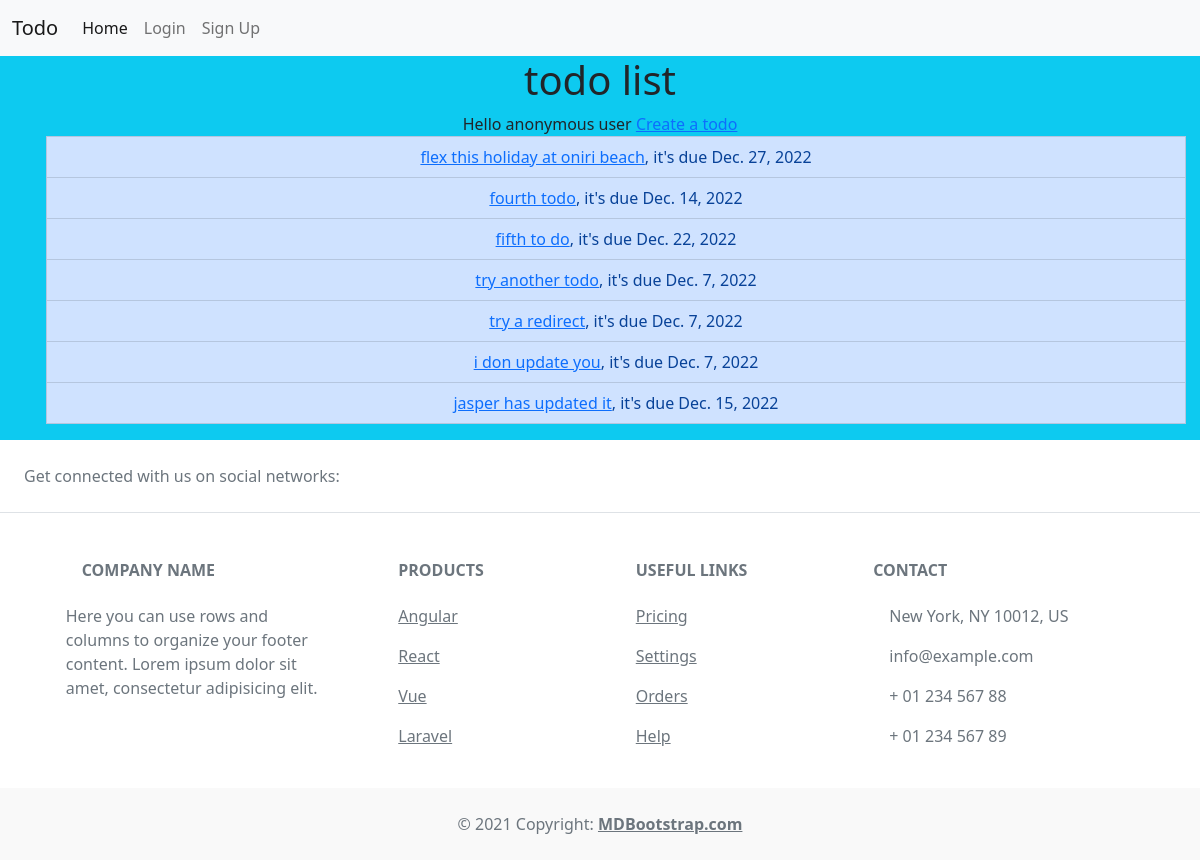
The app's page /, older data.
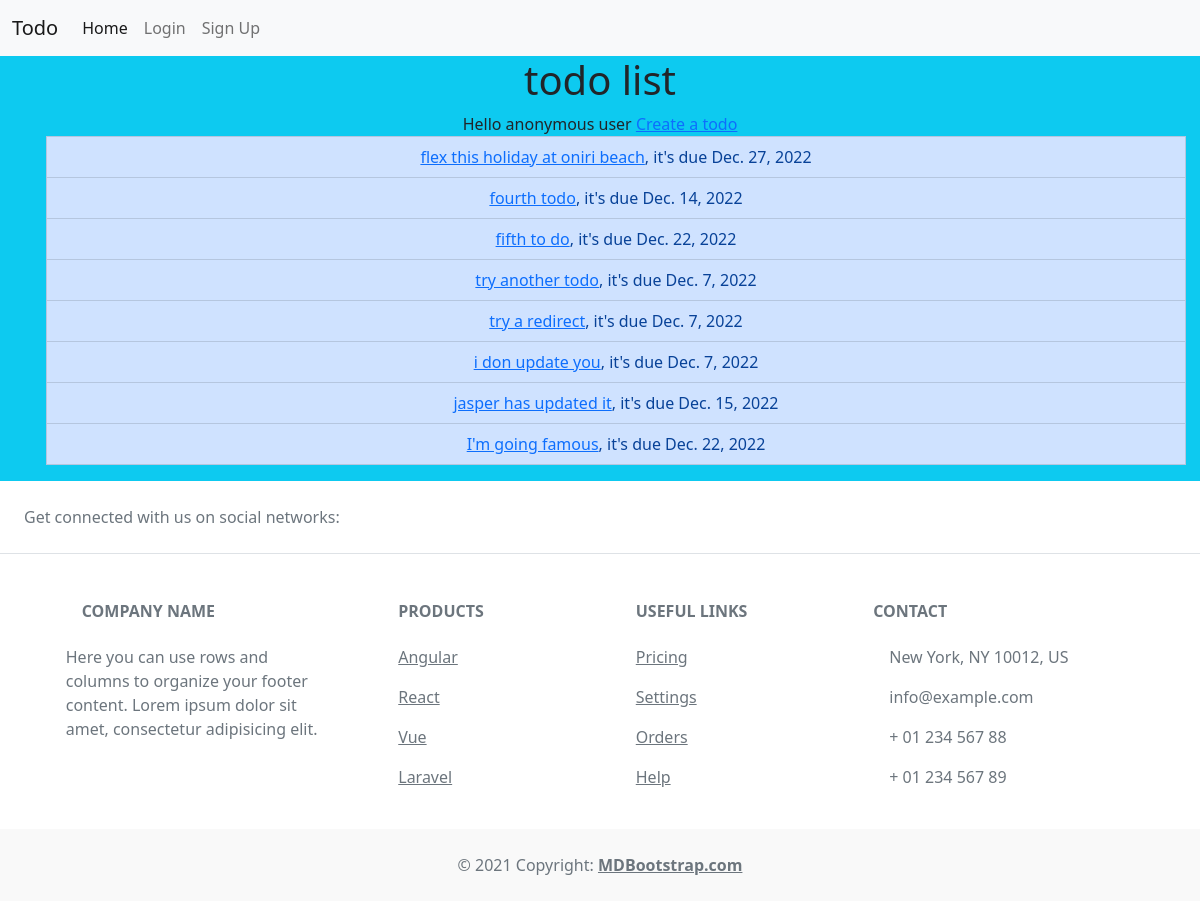
The same page, newer data.
### todoApp/models.py (models this page shows)
class Todo(models.Model):
    name = models.CharField(max_length=100)
    due_date = models.DateField()
    def __str__(self):
        return self.name

### todoApp/views.py (the view)
# urls.py: path('', todo_list),
def todo_list(request):
    todos = Todo.objects.all()
    print(todos)
    context = {
        'todo_list' : todos
    }
    return render(request, 'todoapp/todo_list.html', context)

### todoApp/templates/todoapp/todo_list.html
{% extends 'todo_list2.html' %}
{% block content %}
    <center>
        <h1>todo list</h1>
        {% if request.user.is_authenticated %}
            Hello {{request.user.username}}
        {% else %}
            Hello anonymous user
        {% endif %}
        <a href="/create">Create a todo</a>
        <ul>
            {% for todo in todo_list %}
                <li class=" container list-group-item list-group-item-primary"><a href="/{{todo.id}}">{{ todo.name }}</a>, it's due {{ todo.due_date }}</li>
            {% endfor %}
        </ul>
    </center>
{% endblock %}

### templates/todo_list2.html (shortened to what this page needs)
<!DOCTYPE html>
<html lang="en">
<head>
    <link href="https://cdn.jsdelivr.net/npm/bootstrap@5.0.2/dist/css/bootstrap.min.css" rel="stylesheet">
</head>
<body class="bg-info">
    <nav class="navbar navbar-expand-lg navbar-light bg-light">
        <div class="container-fluid">
          <a class="navbar-brand" href="#">Todo</a>
          <div class="collapse navbar-collapse" id="navbarNav">
            <ul class="navbar-nav">
              <li class="nav-item">
                <a class="nav-link active" aria-current="page" href="/">Home</a>
              </li>
              {% if user.is_authenticated %}
              <li class="nav-item">
                <a class="nav-link" href="{% url 'logout' %}">Logout</a>
              </li>
              <li class="nav-item">
                <a class="nav-link" href="/create">Create a todo</a>
              </li>
              {% else %}
              <li class="nav-item">
                <a class="nav-link" href="{% url 'login' %}">Login</a>
              </li>
              <li class="nav-item">
                <a class="nav-link" href="{% url 'register_user' %}">Sign Up</a>
              </li>
              {% endif %}
              <li class="nav-item">
                <a class="nav-link disabled" href="#" tabindex="-1" aria-disabled="true"></a>
              </li>
            </ul>
          </div>
        </div>
      </nav>
    <div>
      {% block content %}{% endblock %}
    </div>
    <footer class="text-center text-lg-start bg-white text-muted">
    <section class="d-flex justify-content-center justify-content-lg-between p-4 border-bottom">
      <div class="me-5 d-none d-lg-block">
        <span>Get connected with us on social networks:</span>
      </div>
      <div>
      </div>
    </section>
    <section class="">
      <div class="container text-center text-md-start mt-5">
        <div class="row mt-3">
          <div class="col-md-3 col-lg-4 col-xl-3 mx-auto mb-4">
            <h6 class="text-uppercase fw-bold mb-4">
              Company name
            </h6>
            <p>
              Here you can use rows and columns to organize your footer content. Lorem ipsum
              dolor sit amet, consectetur adipisicing elit.
            </p>
          </div>
          <div class="col-md-2 col-lg-2 col-xl-2 mx-auto mb-4">
            <h6 class="text-uppercase fw-bold mb-4">
              Products
            </h6>
            <p>
              <a href="#!" class="text-reset">Angular</a>
            </p>
            <p>
              <a href="#!" class="text-reset">React</a>
            </p>
            <p>
              <a href="#!" class="text-reset">Vue</a>
            </p>
            <p>
              <a href="#!" class="text-reset">Laravel</a>
            </p>
          </div>
          <div class="col-md-3 col-lg-2 col-xl-2 mx-auto mb-4">
            <h6 class="text-uppercase fw-bold mb-4">
              Useful links
            </h6>
            <p>
              <a href="#!" class="text-reset">Pricing</a>
            </p>
            <p>
              <a href="#!" class="text-reset">Settings</a>
            </p>
            <p>
              <a href="#!" class="text-reset">Orders</a>
            </p>
            <p>
              <a href="#!" class="text-reset">Help</a>
            </p>
          </div>
          <div class="col-md-4 col-lg-3 col-xl-3 mx-auto mb-md-0 mb-4">
            <h6 class="text-uppercase fw-bold mb-4">Contact</h6>
            <p> New York, NY 10012, US</p>
            <p>
              info@example.com
            </p>
            <p> + 01 234 567 88</p>
            <p> + 01 234 567 89</p>
          </div>
        </div>
      </div>
    </section>
    <div class="text-center p-4" style="background-color: rgba(0, 0, 0, 0.025);">
      © 2021 Copyright:
      <a class="text-reset fw-bold" href="https://mdbootstrap.com/">MDBootstrap.com</a>
    </div>
    </footer>
</body>
</html>

Row changes from the older to the newer data that the page shows:
added Todo: name "I'm going famous", due_date "Dec. 22, 2022"
